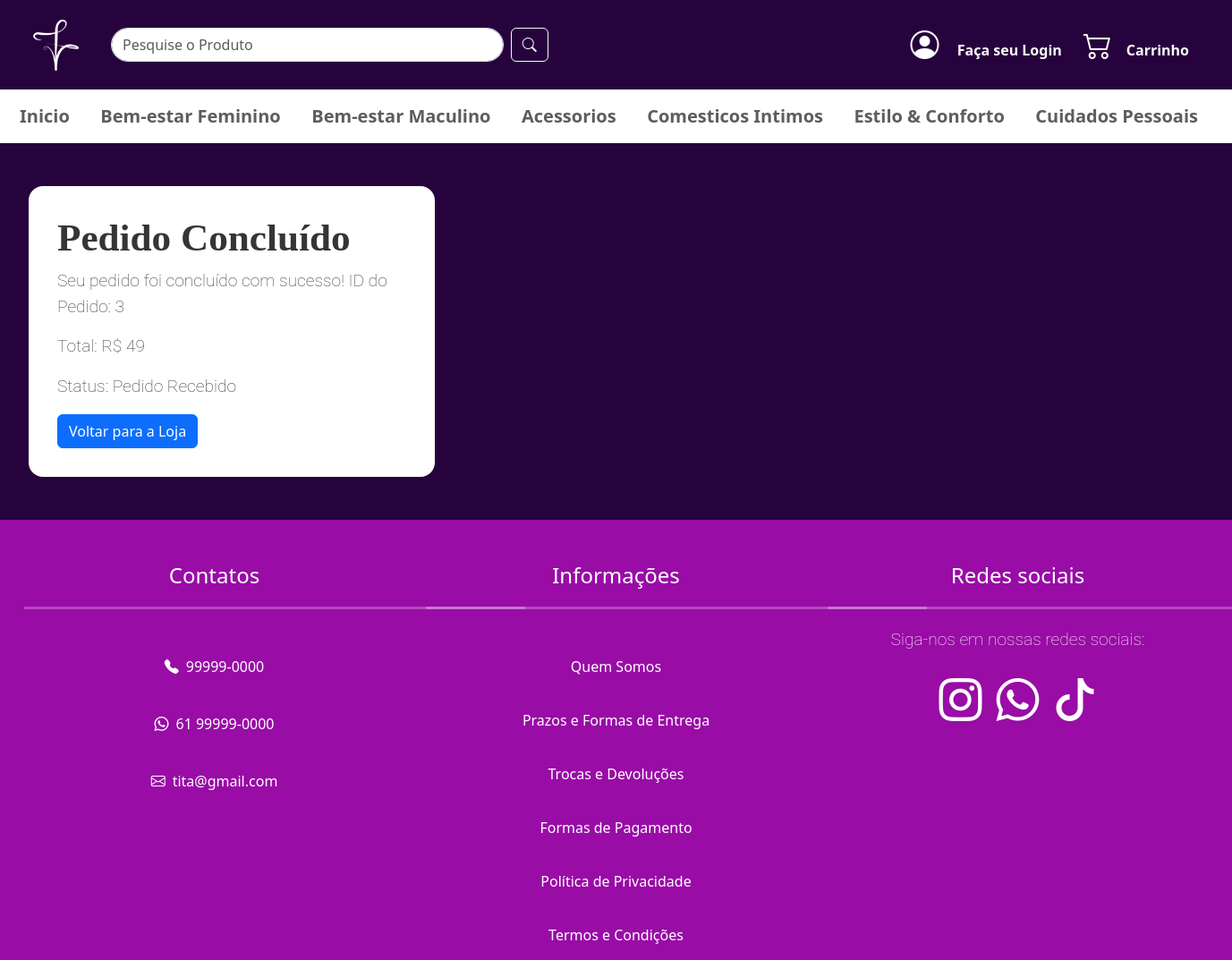
Page /pedido/3/ on the committed database.
### pedido/models.py (models this page shows, shortened)
class Pedidos(models.Model):
    carrinho = models.ForeignKey(Carrinho, on_delete= models.CASCADE)
    ordenado = models.CharField(max_length=200)
    enderecoEnvio = models.CharField(max_length=200)
    email =models.EmailField(null=True,blank=True)
    subTotal = models.PositiveIntegerField()
    desconto = models.PositiveIntegerField()
    total = models.PositiveIntegerField()
    pedidoStatus = models.CharField(max_length= 50 ,choices=PEDIDOSTATUS)
    created_at = models.DateTimeField(auto_now_add=True)
    updated_at = models.DateTimeField(auto_now=True)
    class Meta:
        ordering = ['-created_at']

### pedido/views.py (the view)
# urls.py: path('pedido/<int:pedido_id>/', pedido_views.pedido_concluido, name='pedido_concluido'),
def pedido_concluido(request, pedido_id):
    try:
        pedido = Pedidos.objects.get(id=pedido_id)
        return render(request, "pedido_concluido.html", {"pedido": pedido})
    except Pedidos.DoesNotExist:
        return HttpResponse("Pedido não encontrado", status=404)

### pedido/templates/pedido_concluido.html (shortened to what this page needs)
{% extends 'base.html' %}
{% load static %}
{% block content %}
<div class="container mt-5 mb-5" style="margin-left: 2rem; background-color: rgb(255, 255, 255); padding: 2rem; border-radius: 1rem; width: 33%;">
    <h2>Pedido Concluído</h2>
    <p>Seu pedido foi concluído com sucesso! ID do Pedido: {{ pedido.id }}</p>
    <p>Total: R$ {{ pedido.total }}</p>
    <p>Status: {{ pedido.pedidoStatus }}</p>
    <a href="{% url 'home' %}" class="btn btn-primary">Voltar para a Loja</a>
</div>
{%endblock%}

### static/style.css (style rules this page uses)
html, body { height: 100%; margin: 0; padding: 0; display: flex; flex-direction: column; }

### core/templates/base.html (style rules this page uses)
html, body { background-color: #27033D !important; }

### pedido/templates/pedido_concluido.html (style rules this page uses)
.playfair-display ,h2 { font-family: "Playfair Display", serif; font-optical-sizing: auto; font-weight: 900; font-style: bold; font-size: 2.7rem; color: #353535; }
.roboto, p { font-family: "Roboto", serif; font-optical-sizing: auto; font-weight: 200; font-style: normal; font-variation-settings: "wdth" 100; font-size: 1.2rem; color: #353535; }

### core/templates/components/_footer.html (style rules this page uses)
a { text-decoration: none; color: #fff; align-items: center; }

### rows in the picture
Pedidos: id "3", total "49", pedidoStatus "Pedido Recebido"
